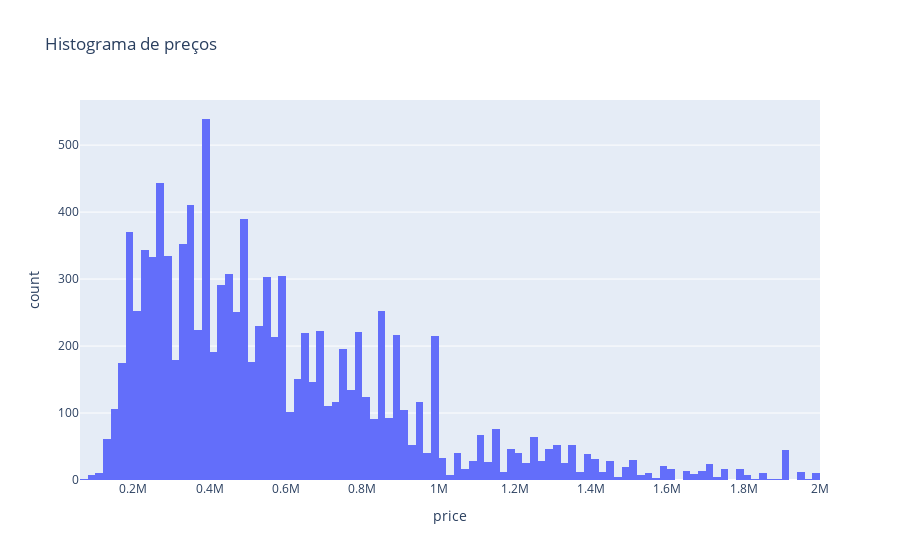

Source (notebook cell):
### Code cell
# Histogram of all prices
fig = px.histogram(df, x="price", title="Histograma de preços")
fig.show()

### Figure 1 — Plotly figure (JSON) as saved in the notebook; plotly's stock layout.template omitted (floating-point values rounded to 4 significant figures; data arrays with more than 128 entries replaced by an {"elided": "..."} marker saying what was removed)
{"data": [{"alignmentgroup": "True", "bingroup": "x", "hovertemplate": "price=%{x}<br>count=%{y}<extra></extra>", "legendgroup": "", "marker": {"color": "#636efa", "pattern": {"shape": ""}}, "name": "", "offsetgroup": "", "orientation": "v", "showlegend": false, "type": "histogram", "x": {"elided": "10848 int values"}, "xaxis": "x", "yaxis": "y"}], "layout": {"barmode": "relative", "legend": {"tracegroupgap": 0}, "title": {"text": "Histograma de preços"}, "xaxis": {"anchor": "y", "domain": [0, 1], "title": {"text": "price"}}, "yaxis": {"anchor": "x", "domain": [0, 1], "title": {"text": "count"}}}}
